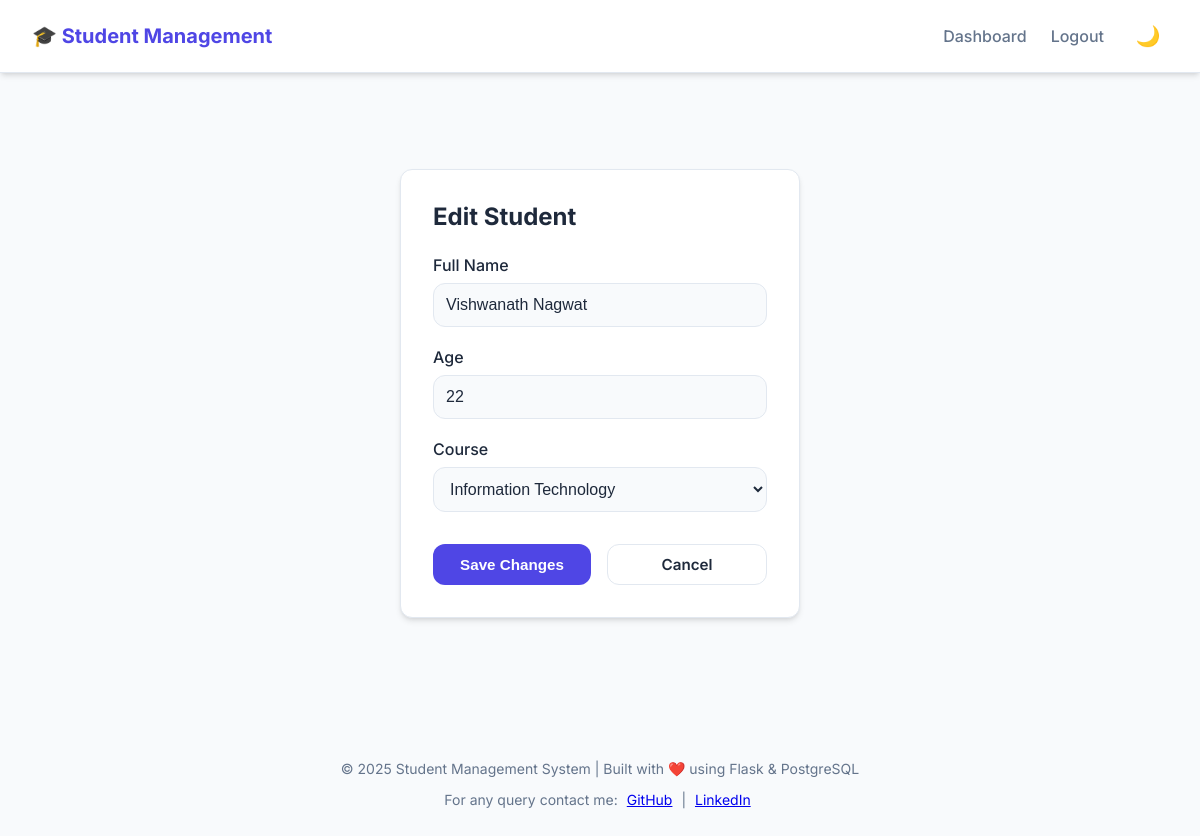
Page /edit/1 (signed in) on the committed database.
### models.py (models this page shows)
class Student(db.Model):
    __tablename__ = "students"
    id = db.Column(db.Integer, primary_key=True)
    name = db.Column(db.String(100), nullable=False)
    age = db.Column(db.Integer)
    course_id = db.Column(db.Integer, db.ForeignKey("courses.id"))
    course = db.relationship("Course", backref="students")

class Course(db.Model):
    __tablename__ = "courses"
    id = db.Column(db.Integer, primary_key=True)
    name = db.Column(db.String(100), nullable=False)

### app.py (the view, shortened to what this page needs)
@app.route("/edit/<int:id>", methods=["GET", "POST"])
@login_required
def edit_student(id):
    student = Student.query.get_or_404(id)
    courses = Course.query.all()
    return render_template("edit_student.html", student=student, courses=courses)

### app.py (called while the page is built)
@login_manager.user_loader
def load_user(user_id):
    return Admin.query.get(int(user_id))

### templates/edit_student.html
{% extends 'base.html' %}
{% block content %}
<div class="card center">
  <h2 style="margin-top: 0; margin-bottom: 1.5rem;">Edit Student</h2>
  <form method="POST">
    <div class="form-group">
      <label for="name">Full Name</label>
      <input type="text" id="name" name="name" value="{{ student.name }}" required>
    </div>
    <div class="form-group">
      <label for="age">Age</label>
      <input type="number" id="age" name="age" value="{{ student.age }}" required min="16" max="100">
    </div>
    <div class="form-group">
      <label for="course">Course</label>
      <select id="course" name="course" required>
        {% for course in courses %}
        <option value="{{ course.id }}" {% if course.id==student.course_id %}selected{% endif %}>
          {{ course.name }}
        </option>
        {% endfor %}
      </select>
    </div>
    <div style="display: flex; gap: 1rem; margin-top: 2rem;">
      <button type="submit" style="flex: 1;">Save Changes</button>
      <a href="{{ url_for('dashboard') }}" class="btn secondary" style="flex: 1; text-align: center;">Cancel</a>
    </div>
  </form>
</div>
{% endblock %}

### static/style.css (style rules this page uses)
:root { --primary: #4f46e5; --primary-hover: #4338ca; --secondary: #64748b; --accent: #0ea5e9; --danger: #ef4444; --danger-hover: #dc2626; --success: #22c55e; --background: #f8fafc; --surface: #ffffff; --text-main: #1e293b; --text-muted: #64748b; --border: #e2e8f0; --dark-background: #0f172a; --dark-surface: #1e293b; --dark-text-main: #f8fafc; --dark-text-muted: #94a3b8; --dark-border: #334155; --radius: 12px; --shadow: 0 4px 6px -1px rgb(0 0 0 / 0.1), 0 2px 4px -2px rgb(0 0 0 / 0.1); --shadow-lg: 0 10px 15px -3px rgb(0 0 0 / 0.1), 0 4px 6px -4px rgb(0 0 0 / 0.1); }
* { box-sizing: border-box; }
body { font-family: 'Inter', system-ui, -apple-system, sans-serif; margin: 0; min-height: 100vh; display: flex; flex-direction: column; background-color: var(--background); color: var(--text-main); transition: background-color 0.3s ease, color 0.3s ease; }
.card { background: var(--surface); padding: 2rem; border-radius: var(--radius); box-shadow: var(--shadow); border: 1px solid var(--border); }
.card.center { max-width: 400px; margin: 4rem auto; }
.btn, button { display: inline-flex; align-items: center; justify-content: center; padding: 0.625rem 1.25rem; border-radius: var(--radius); border: none; font-weight: 600; cursor: pointer; transition: all 0.2s; background-color: var(--primary); color: white; text-decoration: none; font-size: 0.95rem; }
.btn.secondary { background-color: transparent; border: 1px solid var(--border); color: var(--text-main); }
.form-group { margin-bottom: 1.25rem; }
label { display: block; margin-bottom: 0.5rem; font-weight: 500; color: var(--text-main); }
input, select { width: 100%; padding: 0.75rem; border-radius: var(--radius); border: 1px solid var(--border); background: var(--background); color: var(--text-main); font-size: 1rem; transition: border-color 0.2s, box-shadow 0.2s; }
a.btn, a.btn-sm { text-decoration: none !important; }

### rows in the picture
Student: name "Vishwanath Nagwat", age "22", course "Information Technology"
